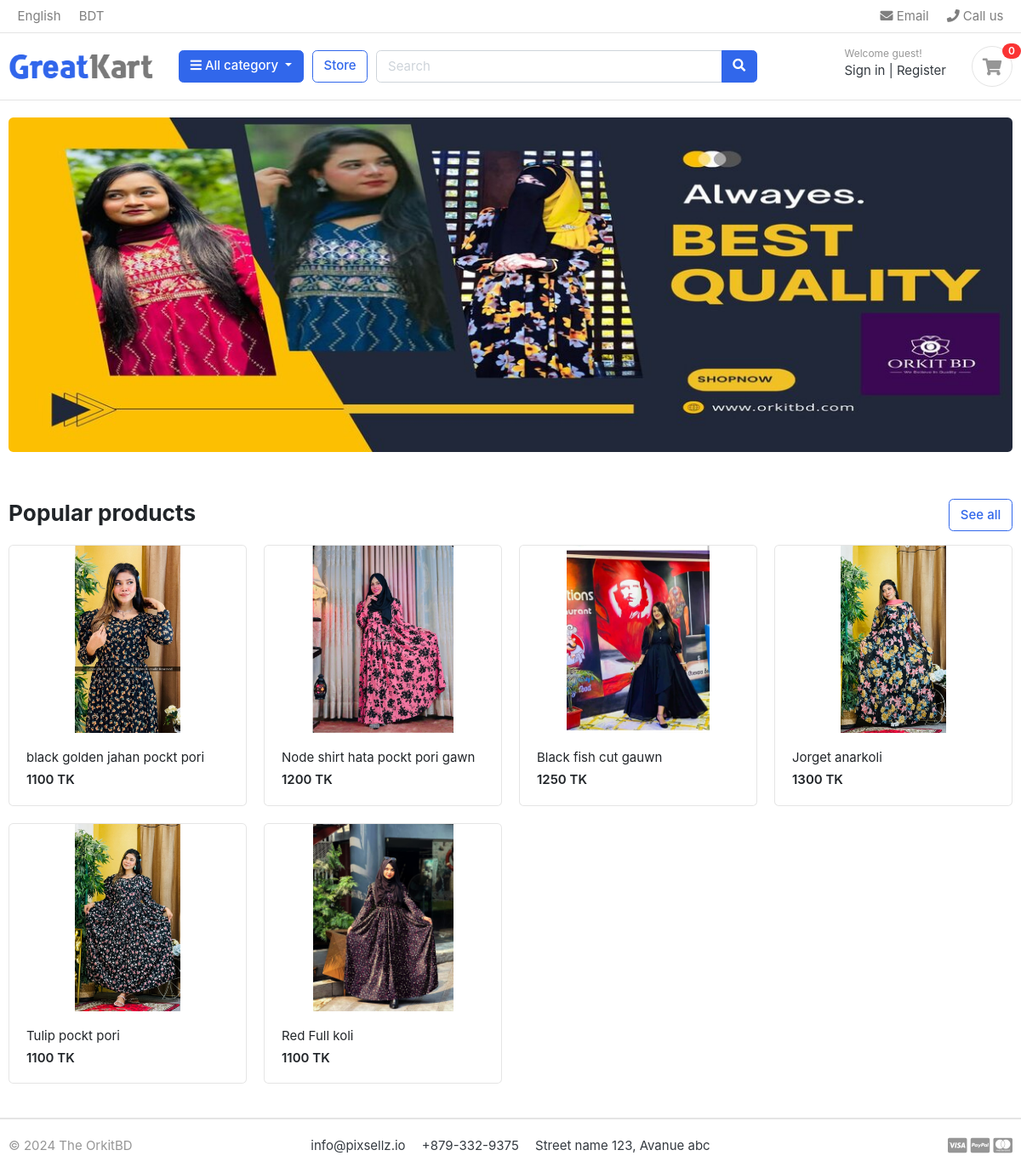
The page / on the database its author committed.
### store/models.py (models this page shows, shortened)
class Product (models.Model):
    product_name = models.CharField(max_length=100,unique=True)
    slug  = models.SlugField(max_length=100,unique=True)
    description = models.CharField(max_length=1000,unique=True)
    price = models.IntegerField()
    images = models.ImageField(upload_to='photos/products')
    stock = models.IntegerField()
    is_avilable = models.BooleanField(default=True)
    category = models.ForeignKey(Category,on_delete=models.CASCADE)
    created_date = models.DateTimeField(auto_now=True)
    modified_date = models.DateTimeField(auto_now=True)
    def get_url(self):
        return reverse('product_detail',args=[self.category.slug, self.slug])

### theorkit/viwes.py (the view)
# urls.py: path('',home,name='home'),
def home(request):
    products =  Product.objects.all().filter(is_avilable=True)
    context = {
        'products' : products,
    }
    return render(request,'home.html',context)

### category/context_processors.py (called while the page is built)
def menu_links(request):
    links = Category.objects.all()
    return dict(links=links)

### category/models.py (called while the page is built)
    def get_url(self):
        return reverse('products_by_category',args=[self.slug])

### templates/home.html
{% extends "base.html" %}
{% load static %}
{% block content %}
<section class="section-intro padding-y-sm">
<div class="container">
<div class="intro-banner-wrap">
	<img  src="{% static 'images/banners/cover.jpg' %}" class="img-fluid rounded">
</div>
</div>
</section>
<section class="section-name padding-y-sm">
<div class="container">
<header class="section-heading">
	<a href="{%url 'store'%}" class="btn btn-outline-primary float-right">See all</a>
	<h3 class="section-title">Popular products</h3>
</header>
<div class="row">
	{% for product in products %}
	<div class="col-md-3">
		<div class="card card-product-grid">
			<a href="{{ product.get_url }}" class="img-wrap"> <img src="{{product.images.url }}"> </a>
			<figcaption class="info-wrap">
				<a href="{{ product.get_url }}" class="title">{{product.product_name}}</a>
				<div class="price mt-1"> {{product.price}} TK</div>
			</figcaption>
		</div>
	</div>
	{% endfor %}
</div>
</div>
</section>
{% endblock %}

### static/css/ui.css (style rules this page uses)
html { font-family: "Inter", sans-serif; font-size: 15px; }
.img-wrap { text-align: center; display: block; }
.img-wrap img { max-width: 100%; }
.padding-y-sm { padding-top: 20px; padding-bottom: 20px; }
.section-heading { margin-bottom: 20px; margin-top: 15px; }
.section-title { color: #212529; }
[class*=card-product] a.title { color: #212529; display: block; }
[class*=card-product] .img-wrap { overflow: hidden; position: relative; }
[class*=card-product] .img-wrap img { height: 100%; max-width: 100%; width: auto; display: inline-block; -o-object-fit: cover; object-fit: cover; }
.card-product-grid { margin-bottom: 20px; }
.card-product-grid .img-wrap { border-radius: 0.2rem 0.2rem 0 0; height: 220px; }
.card-product-grid .info-wrap { overflow: hidden; padding: 18px 20px; }
.card .img-wrap { overflow: hidden; }
.price { font-weight: 600; color: #212529; }

### rows shown on the page
Product: images (picture), product_name "black golden jahan pockt pori", price "1100"
Product: images (picture), product_name "Node shirt hata pockt pori gawn", price "1200"
Product: images (picture), product_name "Black fish cut gauwn", price "1250"
Product: images (picture), product_name "Jorget anarkoli", price "1300"
Product: images (picture), product_name "Tulip pockt pori", price "1100"
Product: images (picture), product_name "Red Full koli", price "1100"
